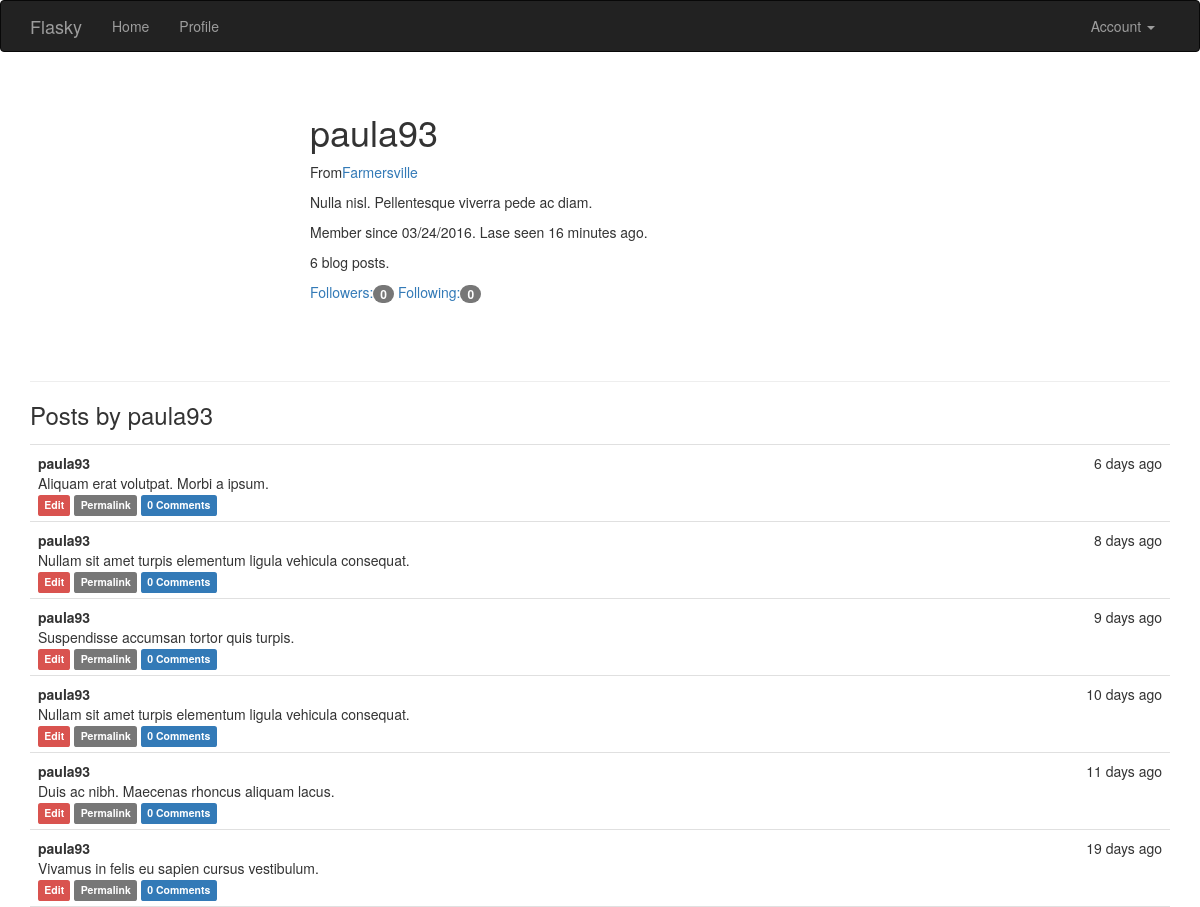
The app's page /user/paula93 (signed in) with its own data.
### app/models.py (models this page shows, shortened)
class User(UserMixin, db.Model):
    __tablename__ = 'users'
    id = db.Column(db.Integer, primary_key=True)
    username = db.Column(db.String(64), unique=True, index=True)
    email = db.Column(db.String(64), unique=True, index=True)
    role_id = db.Column(db.Integer, db.ForeignKey('roles.id'))
    password_hash = db.Column(db.String(128))
    posts = db.relationship('Post', backref='author', lazy='dynamic')
    comments = db.relationship('Comment', backref='author', lazy='dynamic')
    name = db.Column(db.String(64))
    location = db.Column(db.String(64))
    about_me = db.Column(db.Text())
    member_since = db.Column(db.DateTime(), default=datetime.utcnow)
    last_seen = db.Column(db.DateTime(), default=datetime.utcnow)
    followed = db.relationship('Follow',                   #当前用户关注的人
                               foreign_keys=[Follow.follower_id],
                               backref=db.backref('follower', lazy='joined'),
                               lazy='dynamic',
                               cascade='all, delete-orphan')
    followers=db.relationship('Follow',                   #关注当前用户的人
                              foreign_keys=[Follow.followed_id],
                              backref=db.backref('followed', lazy='joined'),
                              lazy='dynamic',
                              cascade='all, delete-orphan')
    @property
    def password(self):
        raise AttributeError('password is not a readable attribute')
    def ping(self):
        self.last_seen = datetime.utcnow()
        db.session.add(self)
    def can(self, permissions):
        return self.role is not None and \
               (self.role.permissions & permissions) == permissions

class Post(db.Model):
    __tablename__ = 'posts'
    id = db.Column(db.Integer, primary_key=True)
    body = db.Column(db.Text)
    timestamp = db.Column(db.DateTime, index=True, default=datetime.utcnow)
    author_id = db.Column(db.Integer, db.ForeignKey('users.id'))
    comments = db.relationship('Comment', backref='post', lazy='dynamic')

### app/main/views.py (the view)
@main.route('/user/<username>')
def user(username):
    user = User.query.filter_by(username=username).first()
    if user is None:
        abort(404)
    posts = user.posts.order_by(Post.timestamp.desc()).all()
    return render_template('user.html', user=user, posts=posts)

### app/auth/views.py (called while the page is built)
@auth.before_app_request
def before_request():
    if current_user.is_authenticated:
        current_user.ping()

### app/main/__init__.py (called while the page is built)
@main.app_context_processor
def inject_permissions():
    return dict(Permission=Permission)

### app/models.py (called while the page is built)
@login_manager.user_loader
def load_user(user_id):
    return User.query.get(int(user_id))

### app/templates/user.html (shortened to what this page needs)
{% extends "base.html" %}
{% import "_macros.html" as macros %}
{% block page_content %}
<div class="page-header">
    <div class="profile-header">
        <h1>{{ user.username }}</h1>
        {% if user.name or user.location %}
        <p>
            {% if user.location %}
            From<a href="http://maps.baidu.com/?q={{ user.location }}">{{ user.location }}</a></br>
            {% endif %}
        </p>
        {% endif %}
        {% if user.about_me %}<p>{{ user.about_me }}</p>{% endif %}
        <p>
            Member since {{ moment(user.member_since).format('L') }}.
            Lase seen {{ moment(user.last_seen).fromNow() }}.
        </p>
        <p>{{ user.posts.count() }} blog posts.</p>
        <p>
        <a href="{{ url_for('.followers',username=user.username) }}">
            Followers:<span class="badge">{{ user.followers.count() }}</span>
        </a>
        <a>
            Following:<span class="badge">{{ user.followed.count() }}</span>
        </a>
        </p>
    </div>
</div>
<h3>Posts by {{ user.username }}</h3>
{% include '_posts.html' %}
{% endblock %}

### app/templates/base.html (shortened to what this page needs)
{% extends "bootstrap/base.html" %}
{% block head %}
{{ super() }}
<link rel="stylesheet" type="text/css" href="{{ url_for('static', filename='styles.css') }}">
{% endblock %}
{% block navbar %}
<div class="navbar navbar-inverse" role="navigation">
    <div class="container">
        <div class="navbar-header">
            <a class="navbar-brand" href="{{ url_for('main.index') }}">Flasky</a>
        </div>
        <div class="navbar-collapse collapse">
            <ul class="nav navbar-nav">
                <li><a href="{{ url_for('main.index') }}">Home</a></li>
                {% if current_user.is_authenticated %}
                <li>
                    <a href="{{ url_for('main.user', username=current_user.username) }}">Profile</a>
                </li>
                {% endif %}
            </ul>
            <ul class="nav navbar-nav navbar-right">
                {% if current_user.is_authenticated %}
                <li class="dropdown">
                    <a href="#" class="dropdown-toggle" data-toggle="dropdown">
                        Account <b class="caret"></b>
                    </a>
                </li>
                {% else %}
                <li><a href="{{ url_for('auth.login') }}">Log in</a></li>
                {% endif %}
            </ul>
        </div>
    </div>
</div>
{% endblock %}
{% block content %}
<div class="container">
    {% block page_content %}{% endblock %}
</div>
{% endblock %}

### app/templates/_posts.html
<ul class="posts">
    {% for post in posts %}
    <li class="post">
        <div>
            <div class="post-date">{{ moment(post.timestamp).fromNow() }}</div>
            <div class="post-author">{{ post.author.username }}</div>
            <div class="post-body">{{ post.body }}</div>
            <div>
                {% if current_user == post.author %}
                <a>
                    <span class="label label-danger">Edit</span>
                </a>
                {% elif current_user.is_administrator() %}
                <a>
                    <span class="label label-danger">Edit[Admin]</span>
                </a>
                {% endif %}
                <a href="{{ url_for('.post', id=post.id) }}">
                    <span class="label label-default">Permalink</span>
                </a>
                <a href="{{ url_for('.post', id=post.id) }}">
                    <span class="label label-primary">{{ post.comments.count() }} Comments</span>
                </a>
            </div>
        </div>
    </li>
    {% endfor %}
</ul>

### app/static/styles.css (style rules this page uses)
.profile-header { min-height: 260px; margin-left: 280px; }
ul.posts { list-style-type:none; padding: 0px; margin:16px 0px 0px 0px; border-top: 1px solid #e0e0e0; }
ul.posts li.post { padding: 8px; border-bottom: 1px solid #e0e0e0; }
div.post-date { float: right; }
div.post-author { font-weight: bold; }

### records on screen
User: username "paula93", location "Farmersville", about_me "Nulla nisl. Pellentesque viverra pede ac diam.", member_since "03/24/2016", last_seen "16 minutes ago"
Post: timestamp "6 days ago", author.username "paula93", body "Aliquam erat volutpat. Morbi a ipsum.", comments.count "0"
Post: timestamp "8 days ago", author.username "paula93", body "Nullam sit amet turpis elementum ligula vehicula consequat.", comments.count "0"
Post: timestamp "9 days ago", author.username "paula93", body "Suspendisse accumsan tortor quis turpis.", comments.count "0"
Post: timestamp "10 days ago", author.username "paula93", body "Nullam sit amet turpis elementum ligula vehicula consequat.", comments.count "0"
Post: timestamp "11 days ago", author.username "paula93", body "Duis ac nibh. Maecenas rhoncus aliquam lacus.", comments.count "0"
Post: timestamp "19 days ago", author.username "paula93", body "Vivamus in felis eu sapien cursus vestibulum.", comments.count "0"

### other values on screen
{{ user.posts.count() }} "6"
{{ user.followers.count() }} "0"
{{ user.followed.count() }} "0"
